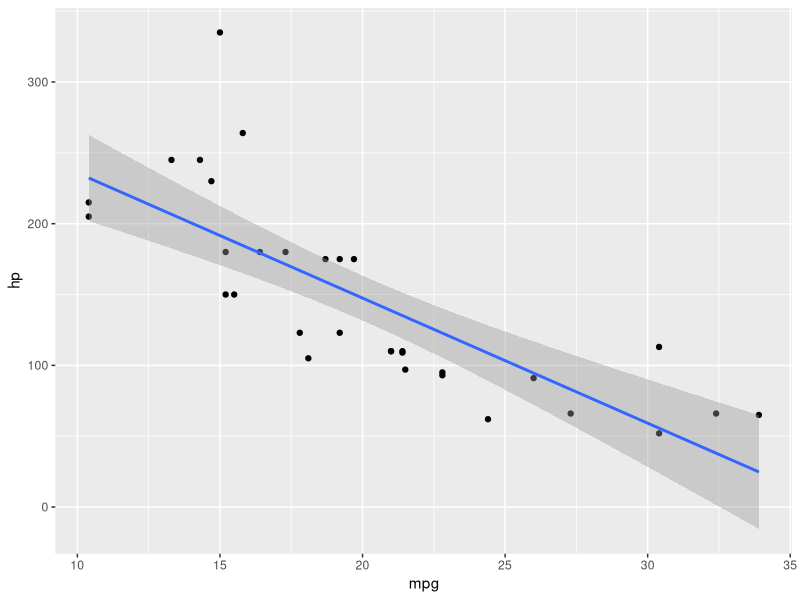

The R script that drew this image:
## ---- chunk 1
#| echo: true
library(ggplot2)
ggplot(mtcars, aes(x = mpg, y = hp)) +
  geom_point() +
  geom_smooth(method = "lm")
